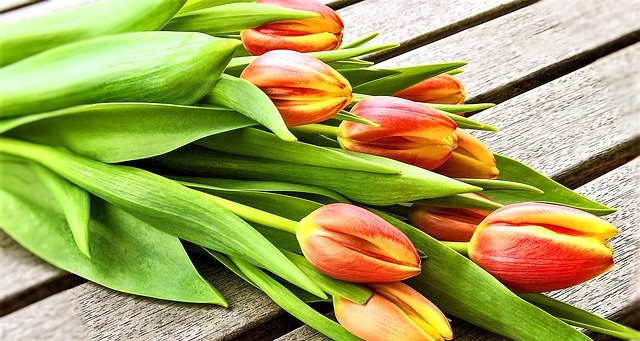
#> input picture images/img10.png, 640 x 341 px, found by its file name
$ python '테두리 검출.py'
#> lines starting #> are read from the running program, lines starting #| are printed output that depends on the picture; after the words box and inside, x2 and y2 are one past the last pixel; in counts of white or black regions, pixels touching at a corner belong together
import cv2
import numpy as np

img = cv2.imread('images\\img10.png')
#> img is the input picture: shape (341, 640, 3); mean B, G, R 89.7, 162.3, 163.6
h, w = img.shape[:2]
#> h = 341; w = 640
img_hsv = cv2.cvtColor(img, cv2.COLOR_BGR2HSV)
#> img_hsv: shape (341, 640, 3); mean H, S, V 31.7, 148.7, 182.7

lower = (0, 120, 150)
upper = (30, 255, 255)

mask = cv2.inRange(img_hsv, lower, upper)
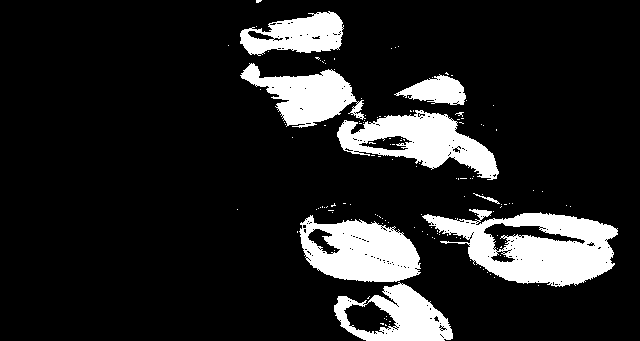
#> mask: shape (341, 640); 14.3% white; 137 white regions (129 under 20 px)
res = cv2.bitwise_and(img, img, mask=mask)
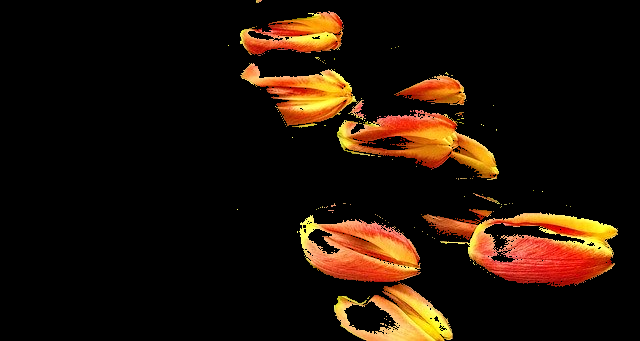
#> res: shape (341, 640, 3); mean B, G, R 6.7, 17.8, 32.5

contours, hierarchy = cv2.findContours(mask, cv2.RETR_TREE, cv2.CHAIN_APPROX_SIMPLE)
#> contours = 434 contours, 415 with area under 20; largest, box (x1, y1, x2, y2) and area: (422, 209, 618, 287) 9152, (299, 215, 421, 282) 5791, (337, 110, 499, 180) 5570, (334, 282, 453, 341) 4534, (240, 63, 366, 128) 3708

for cnt in contours:

    epsilon = 0.05 * cv2.arcLength(cnt, True)
    approx = cv2.approxPolyDP(cnt, epsilon, True)  # Approximate contour with fewer points
    ((x, y), radius) = cv2.minEnclosingCircle(approx)  # Fit circle to the approximated contour
    M = cv2.moments(approx)
    area = cv2.contourArea(approx)

    if M["m00"] != 0:
        center = (int(M["m10"] / M["m00"]), int(M["m01"] / M["m00"]))
        print(center, area)
    else:
        center = (0, 0)
    if radius > 10:
        cv2.circle(img, (int(x), int(y)), int(radius), (0, 255, 255), 2)
        cv2.circle(img, center, 5, (0, 0, 255), -1)
#> this loop made 434 passes
#> (epsilon, approx, x, y, radius, area, center) on pass 38: (9.06, [[343, 310], [371, 300], [396, 325], [356, 330]], 369.5, 317.5, 27.54, 907.5, (367, 316))
#> (epsilon, x, y, radius, area, center) on passes 3, 32, 80: (19.3, 393, 321.5, 61.26, 3253.5, (393, 319)), (1.01, 436.6, 318.6, 3.66, 22.5, (436, 318)), (20.77, 360, 247.5, 64.81, 4546, (359, 248))
#| (367, 297) 0.5
#| (393, 319) 3253.5
#| (443, 337) 2.0
#| (442, 336) 2.0
#| (441, 335) 2.0
#| (440, 334) 2.0
#| (386, 333) 2.0
#| (376, 333) 2.0
#> (further printed lines are left out)
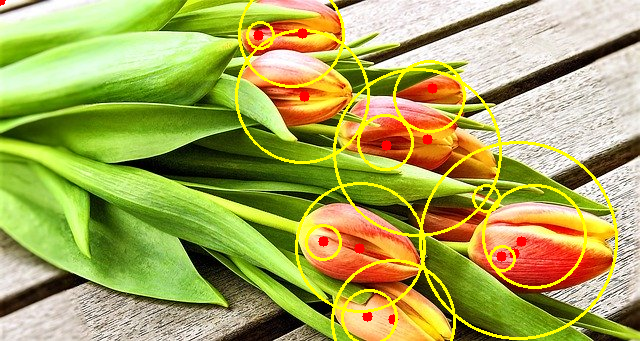
#> img: shape (341, 640, 3); 5.24% of pixels changed, all inside (x1, y1, x2, y2) = (0, 0, 618, 341)

cv2.imshow('make', mask)
cv2.imshow('res', res)
cv2.imshow('imgs', img)
cv2.waitKey(0)
cv2.destroyAllWindows()

$ run again, with images/img25.png copied over images/img10.png
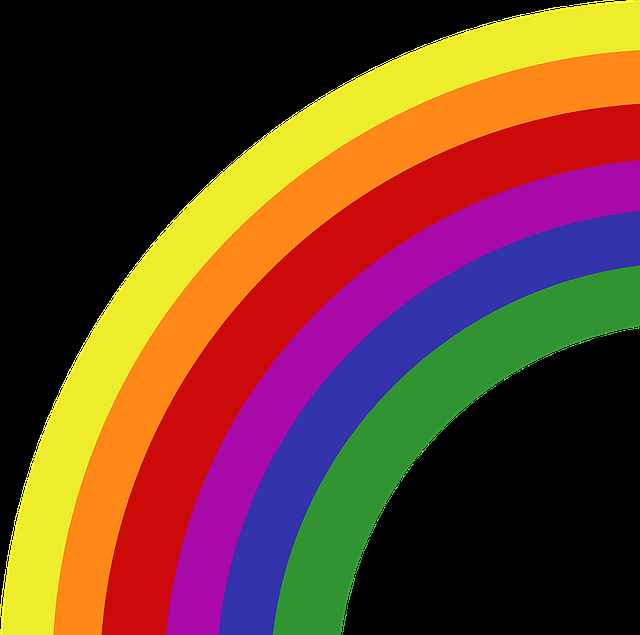
#> input picture images/img25.png, 640 x 635 px, found by its file name
#> img is the input picture: shape (635, 640, 3); mean B, G, R 41.9, 62.6, 104.3
#> img_hsv: shape (635, 640, 3); mean H, S, V 33.6, 129.6, 122.4
#> `mask = cv2.inRange(img_hsv, lower, upper)`:
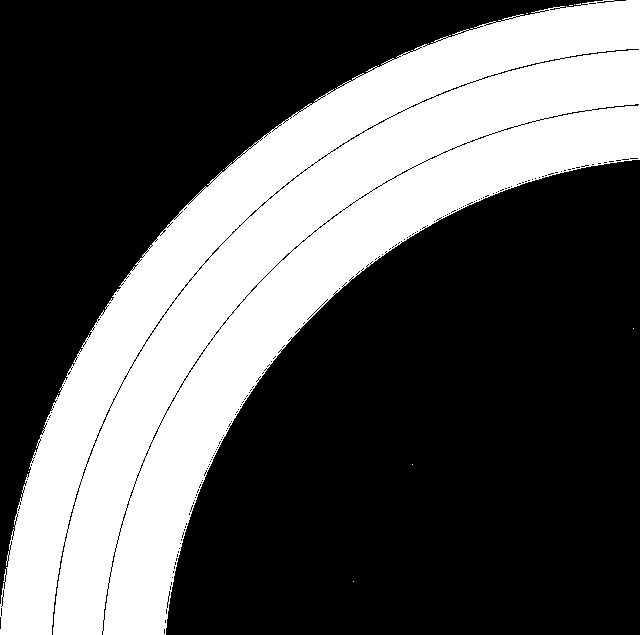
#> mask: shape (635, 640); 34.5% white; 15 white regions (14 under 20 px)
#> contours = 1007 contours, 984 with area under 20; largest, box (x1, y1, x2, y2) and area: (0, 0, 640, 635) 141768, (564, 48, 640, 59) 158, (591, 103, 640, 111) 101, (507, 62, 541, 72) 71, (103, 588, 109, 621) 65
#> the loop `for cnt in contours: ` made 1007 passes
#> (epsilon, approx, x, y, radius, area, center) on pass 15: (132.5, [[639, 0], [212, 179], [0, 634]], 319.5, 317, 450.1, 78168.5, (283, 271))
#> (printed output is left out)
#> after the loop `for cnt in contours:`:
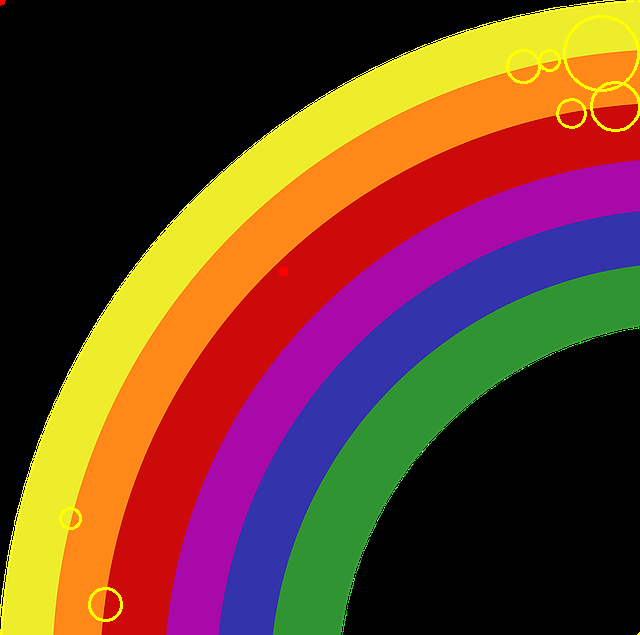
#> img: shape (635, 640, 3); 0.62% of pixels changed, all inside (x1, y1, x2, y2) = (0, 0, 640, 635)

$ run again, with images/a.png copied over images/img10.png
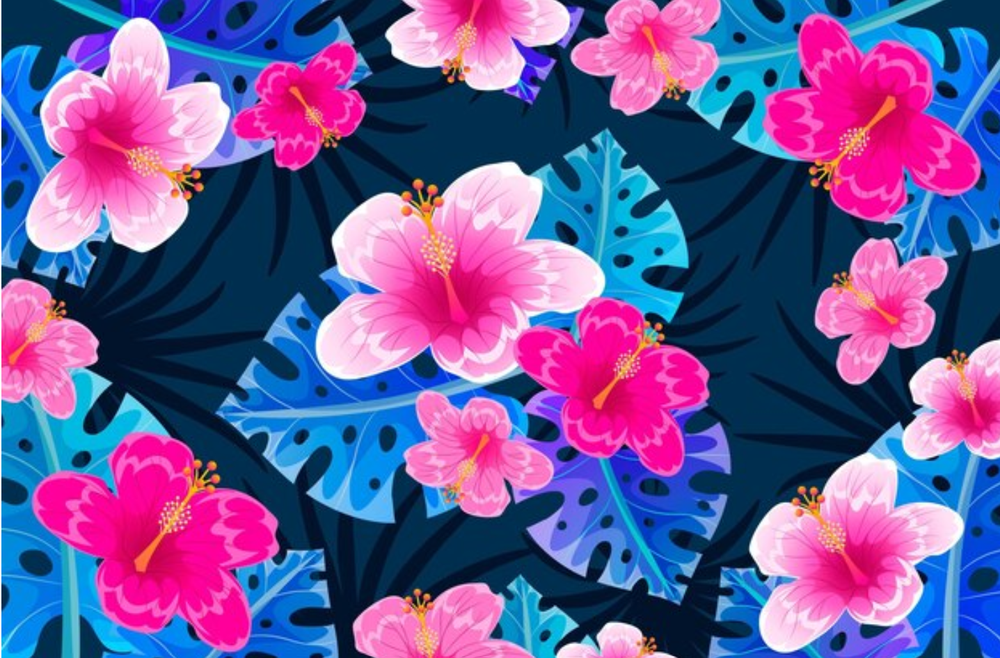
#> input picture images/a.png, 1000 x 658 px, shrunk from 1437 x 946 before the run, found by its file name
#> img is the input picture: shape (658, 1000, 3); mean B, G, R 152, 88.4, 107.7
#> img_hsv: shape (658, 1000, 3); mean H, S, V 124, 195.9, 176
#> `mask = cv2.inRange(img_hsv, lower, upper)`:
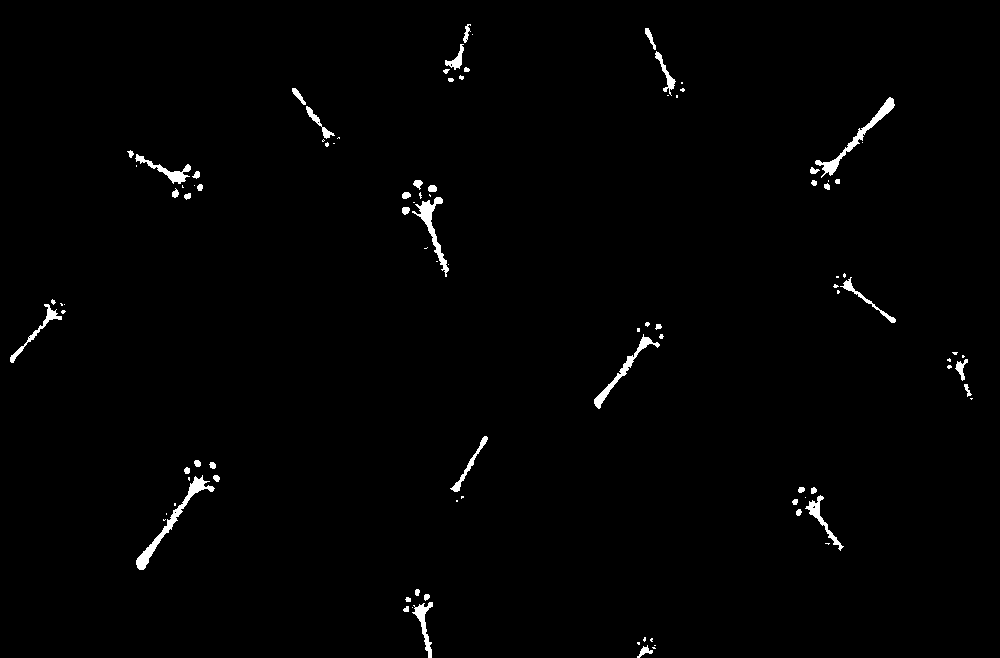
#> mask: shape (658, 1000); 1.1% white; 99 white regions (51 under 20 px)
#> contours = 106 contours, 66 with area under 20; largest, box (x1, y1, x2, y2) and area: (136, 475, 215, 570) 739, (815, 97, 895, 178) 631, (412, 197, 449, 277) 516, (594, 334, 660, 409) 467, (135, 154, 191, 184) 326
#> the loop `for cnt in contours: ` made 106 passes
#> (epsilon, approx, x, y, radius, area, center) on passes 9, 22, 28, 42, 48: (8.34, [[429, 602], [412, 612], [431, 657]], 430, 629.5, 27.52, 477.5, (424, 623)), (8.71, [[820, 495], [805, 508], [840, 550]], 830, 522.5, 29.26, 542.5, (821, 517)), (15.52, [[202, 475], [139, 569], [213, 490]], 170.5, 522, 56.58, 989.5, (184, 511)), (12.02, [[657, 342], [643, 334], [598, 408]], 627.5, 375, 44.26, 698, (632, 361)), (9.8, [[44, 304], [11, 362], [61, 319]], 31.51, 335.3, 33.68, 740.5, (38, 328))
#> (printed output is left out)
#> after the loop `for cnt in contours:`:
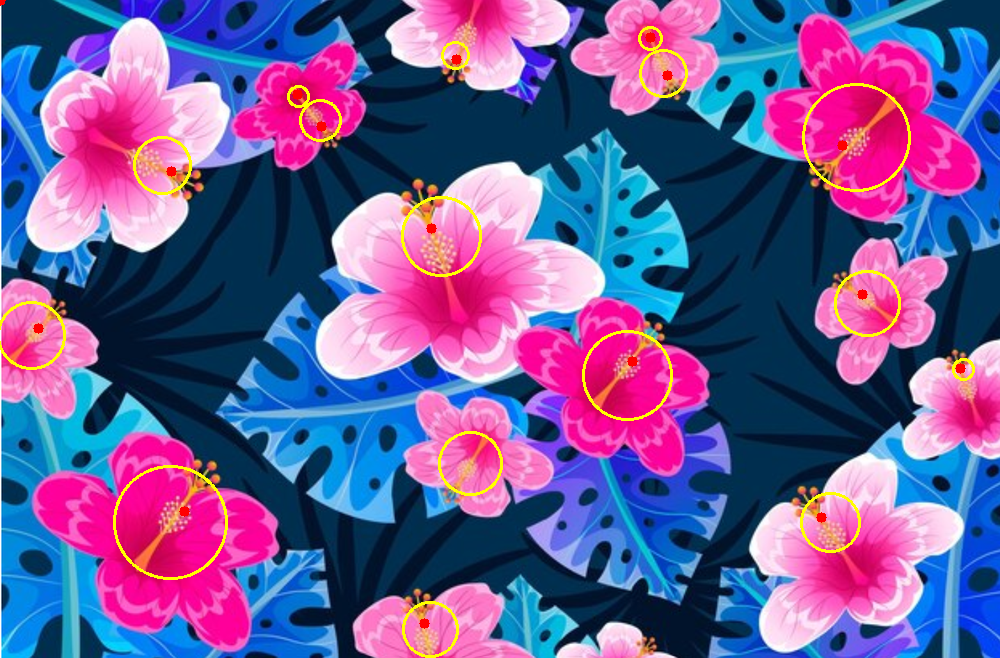
#> img: shape (658, 1000, 3); 1.5% of pixels changed, all inside (x1, y1, x2, y2) = (0, 0, 975, 658)
